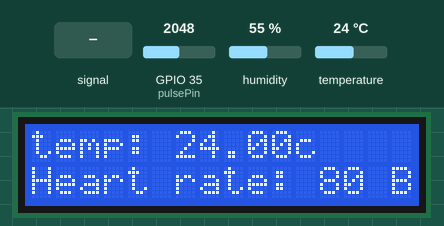
Recording of a sketch running on a simulated ESP32. Parts: 16×2 character LCD. The inputs (shaded band) are chosen by the test bench; at power-on: GPIO 35 (pulsePin) = 2048, temperature 24 °C, humidity 55 %. WiFi joins after 1.5 s; servers stay silent unless stated; what the sketch prints to the serial monitor is not drawn.

Above: at 4.5 s.
4.6 s: GPIO 35 (pulsePin) fed a 200 Hz sine of ±327 counts around its level
At 6.3 s:
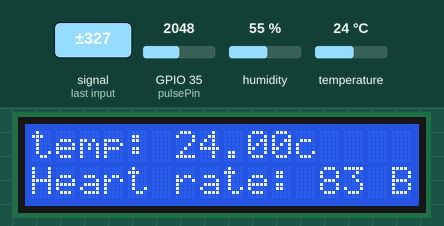
11.4 s: GPIO 35 (pulsePin) set to 2866
At 13.1 s:
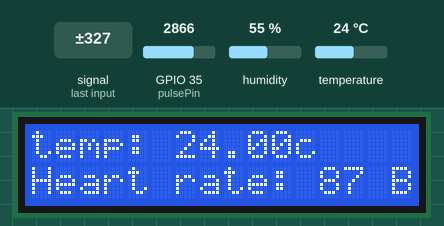
13.4 s: temperature set to 12 °C
At 16.5 s:
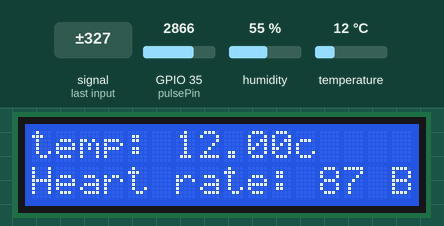
17.4 s: GPIO 35 (pulsePin) fed a 1000 Hz sine of ±1023 counts around its level
At 19.0 s:
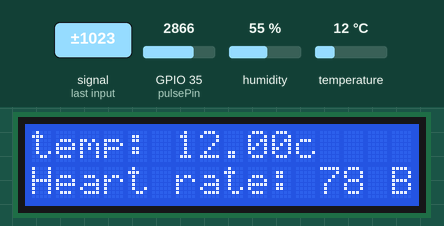
21.4 s: temperature set to 19 °C
At 24.9 s:
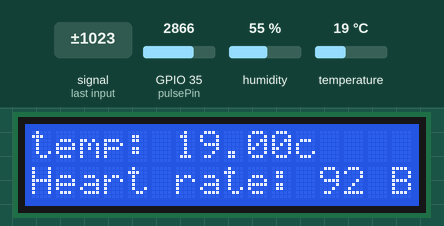
27.4 s: GPIO 35 (pulsePin) set to 2047
At 29.2 s:
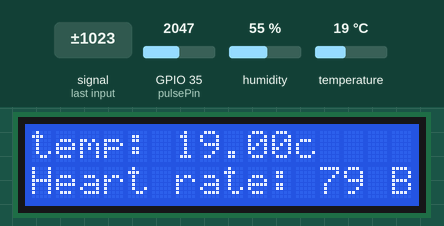
Timing chart, 0 to 30.4 s (numbered marks = the images above; inputs shaded):
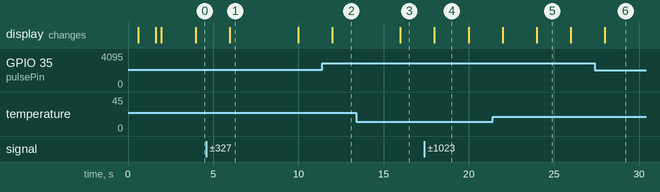

The sketch:

health_monitoring.ino
```cpp
#define BLYNK_PRINT Serial
#define BLYNK_TEMPLATE_ID "TMPL3Jpku2nnd"
#define BLYNK_TEMPLATE_NAME "Healthcare IoT"
#define BLYNK_AUTH_TOKEN "T2gJ7aHoFTxG9CZDF1t8yrQl61kY0jid"
#define DHTPIN 4
#define DHTTYPE DHT22


#include <Wire.h>
#include <WiFi.h>
#include <LiquidCrystal_I2C.h>
#include <BlynkSimpleEsp32.h>
#include <DHT.h>

char auth[] = BLYNK_AUTH_TOKEN;
char ssid[] = "Wokwi-GUEST";
char pass[] = "";

const int led = 2;
const int pulsePin = 35;

float celsius;
int valPulse;
//const int buttonPin = ;
DHT dht(DHTPIN, DHTTYPE);
LiquidCrystal_I2C lcd(0x27, 16, 2);
BlynkTimer timer;

void setup() {
  Serial.begin(9600);
  lcd.init();
  lcd.backlight();
  lcd.print("Connecting....");

  WiFi.begin(ssid, pass);

  while (WiFi.status() != WL_CONNECTED) {
    delay (500);
    Serial.print(".");
    lcd.setCursor(0, 0);
    lcd.print("Wifi Connected");
  }
  lcd.clear();
  lcd.print("wifi Connected");

  Blynk.begin(auth, ssid, pass);
  lcd.setCursor(0, 1);
  lcd.print("Blynk Ready");
  lcd.clear();

  timer.setInterval(2000L, sendDataToBlynk);
}

void sendDataToBlynk() {
  celsius = dht.readTemperature();
  Serial.print("Temp is ");
  Serial.println(celsius);

  valPulse = analogRead(pulsePin);
  valPulse = map(valPulse, 0, 4095, 60, 100);

  if (isnan(celsius)) {
    Serial.println("failed to read from Tmep Sensor");
    lcd.setCursor(0, 0);
    lcd.print("Sensor Error!");
    lcd.clear();
    return;
  }
  if (isnan(valPulse)) {
    Serial.println("failed to read from Tmep Sensor");
    lcd.setCursor(0, 0);
    lcd.print("Sensor Error!");
    lcd.clear();
    return;
  }
  lcd.setCursor(0, 0);
  lcd.print("temp: ");
  lcd.print(celsius);
  lcd.print("c");

  lcd.setCursor(0, 1);
  lcd.print("Heart rate: ");
  lcd.print(valPulse);
  lcd.print(" BPM");

  Blynk.virtualWrite(V1, celsius);
  Blynk.virtualWrite(V2, valPulse);
  Serial.println("data is sent to blynk");

}

void loop() {
  Blynk.run();
  timer.run();


}
```

Measured:
- after the input at 4.6 s, the display: changes after 1.4 s (image 1)
- after the input at 11.4 s, the display: changes after 0.59 s (image 2)
- after the input at 13.4 s, the display: changes after 2.6 s (image 3)
- after the input at 17.4 s, the display: changes after 0.58 s (image 4)
- what the display in image 1 shows lasts 4.0 s, from 6.0 s to 10.0 s
- what the display in image 4 shows lasts 2.0 s, from 18.0 s to 20.0 s
